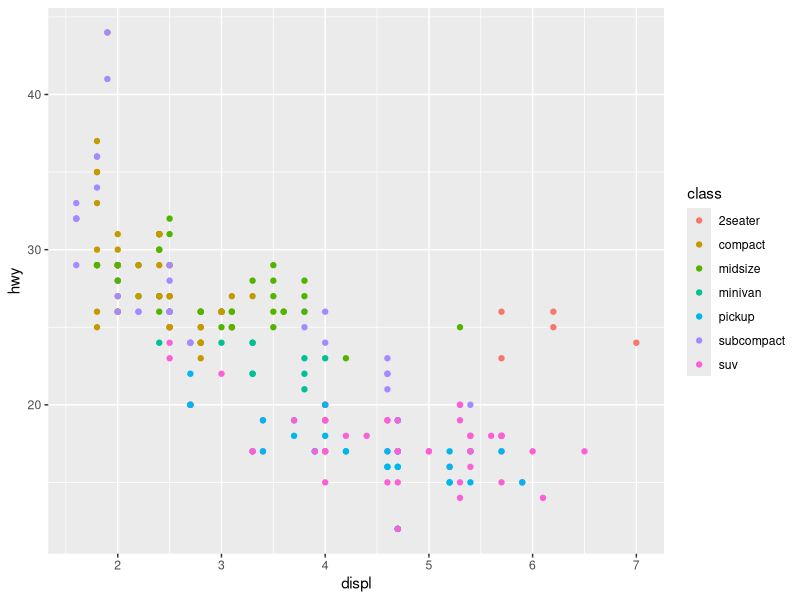
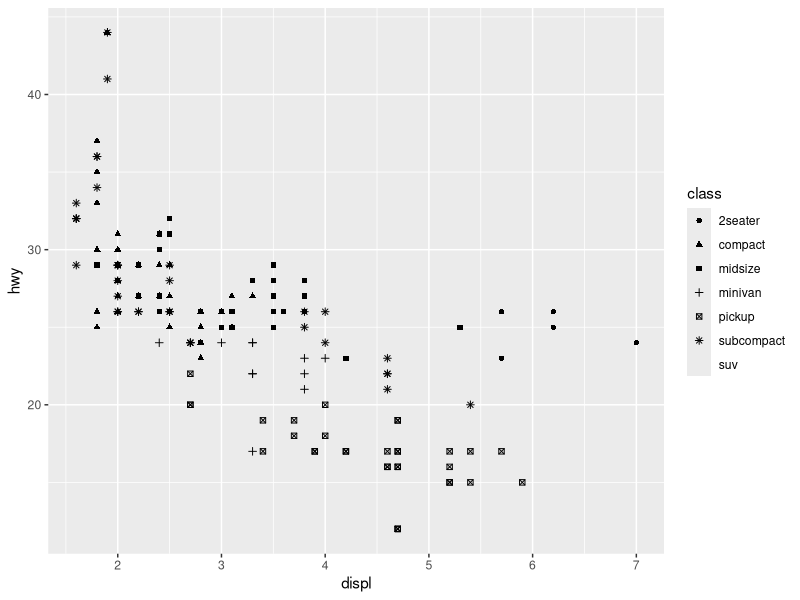
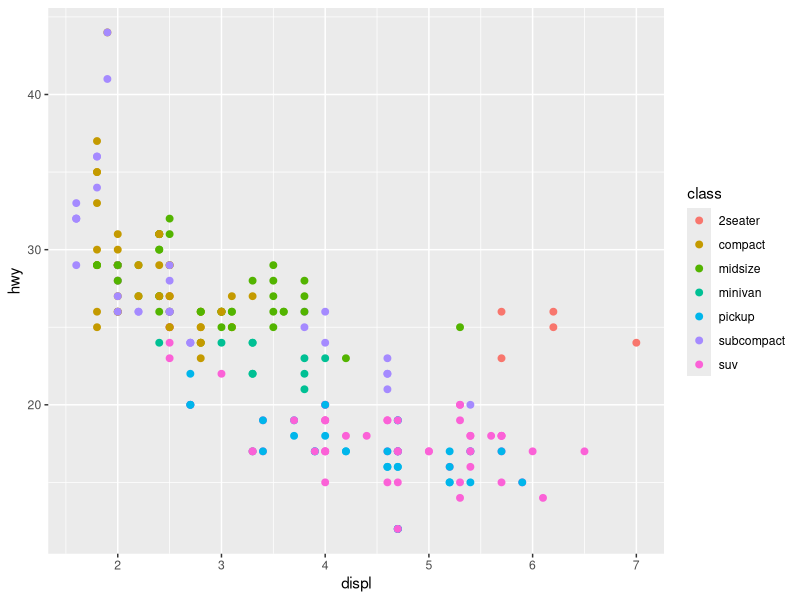
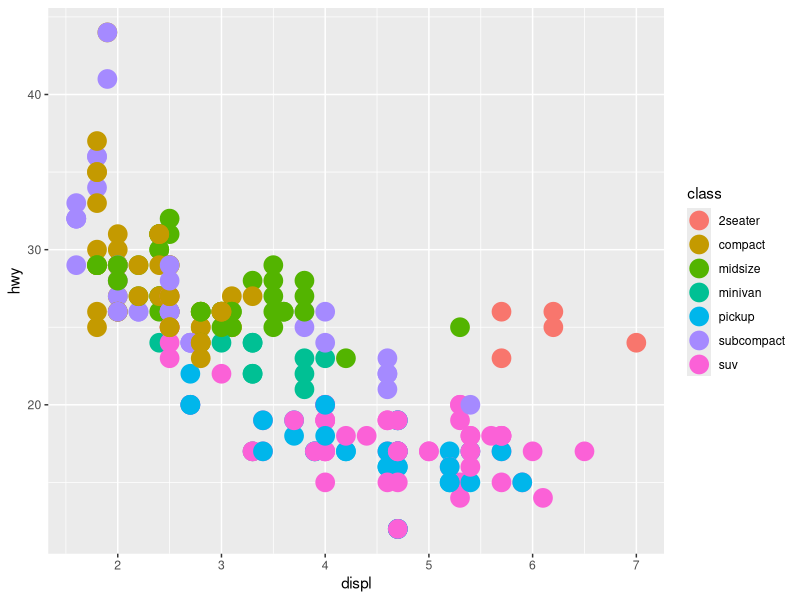
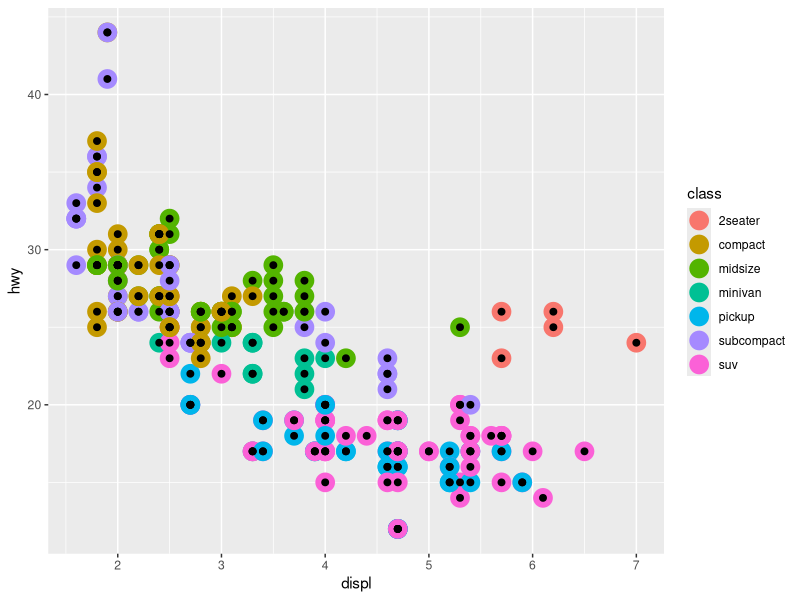
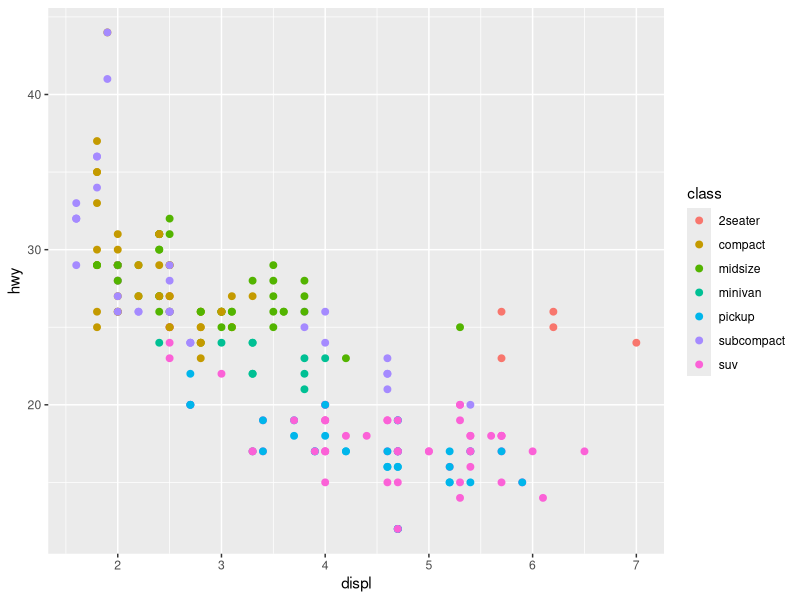
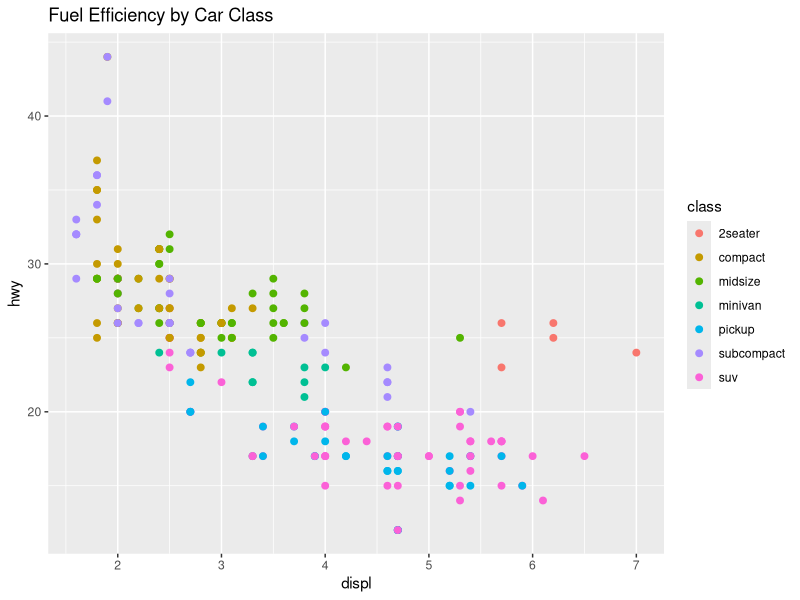
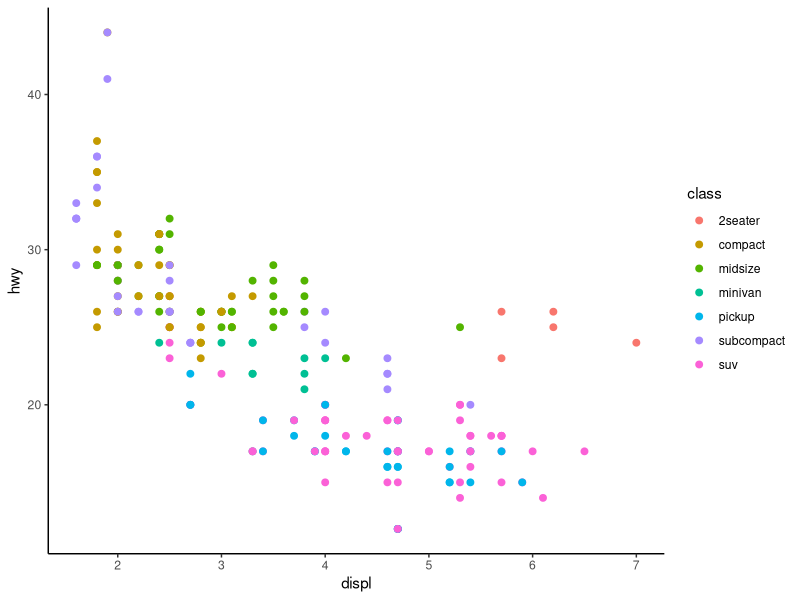

These charts were generated, in order, by the following R code:
## ---- chunk 1
knitr::opts_chunk$set(
  echo = TRUE,
  message = FALSE,
  warning = FALSE,
  tidy = FALSE,
  fig.width = 7,
  fig.asp = 0.618,
  dev = "png",       # Add this
  dpi = 96           # Add this
)
## ---- chunk 2


library(tidyverse)                # for ggplot2 and mpg
library(patchwork)                # for combining plots
library(scales)                   # for axis formatting

## ---- chunk 3
?mpg
names(mpg)
## ---- chunk 4
# Mapping class to color works well
ggplot(mpg, aes(x = displ, y = hwy, color = class)) +
  geom_point()
## ---- chunk 5
# Mapping class to shape produces warnings
ggplot(mpg, aes(x = displ, y = hwy, shape = class)) +
  geom_point()
## ---- chunk 6
# Create a saved plot
p1 <- ggplot(mpg, aes(x = displ, y = hwy, color = class)) + 
  geom_point(size = 2)

p1  # p1
## ---- chunk 7

p2 = p1 + geom_point(size = 6)

p2
## ---- chunk 8
p3 = p2+ geom_point(size = 2, color = "black") # "Wait... now I see BOTH layers! Small points on top of the original size!"

p3
## ---- chunk 9
p1 <- ggplot(mpg, aes(x = displ, y = hwy, color = class)) +
  geom_point(size = 2)

p1
## ---- chunk 10
# Change the labels
p1 + labs(title = "Fuel Efficiency by Car Class")

# Change the theme  
p1 + theme_classic()
## ---- chunk 11
# Save plots to variables
p1 <- ggplot(mpg, aes(x = displ, y = hwy, color = class)) +
  geom_point()

p2 <- ggplot(mpg, aes(x = displ, y = hwy, shape = class)) +
  geom_point()

# Combine side-by-side with +
p1 + p2
## ---- chunk 12
# Stack plots vertically
p1 / p2
## ---- chunk 13
# class mapped to size
ggplot(mpg, aes(x = displ, y = hwy, size = class)) +
  geom_point() 
## ---- chunk 14
# class mapped to alpha
ggplot(mpg, aes(x = displ, y = hwy, alpha = class)) +
  geom_point() 
## ---- chunk 15
ggplot(mpg, aes(x = displ, y = hwy)) + 
  geom_point(color = "blue") 
## ---- chunk 16
# color varies by class (class is a column in mpg)
ggplot(mpg, aes(x = displ, y = hwy, color = class)) +
  geom_point()
## ---- chunk 17
# all points are pink
ggplot(mpg, aes(x = displ, y = hwy)) +
  geom_point(color = "pink", size = 3)
## ---- chunk 18
# this works!
ggplot(mpg, aes(x = displ, y = hwy)) +
  geom_point(color = "blue")
## ---- chunk 19

# Your code here
## ---- chunk 20
# Your code here 
## ---- chunk 21

# Your code here
## ---- chunk 22

# Your code here
## ---- chunk 23
# Scatterplot
ggplot(mpg, aes(x = displ, y = hwy)) +  
  geom_point() 
## ---- chunk 24
# Smooth line
ggplot(mpg, aes(x = displ, y = hwy)) + 
  geom_smooth()
## ---- chunk 25
# Shape doesn't work with geom_smooth - no legend appears
ggplot(mpg, aes(x = displ, y = hwy, shape = drv)) + 
  geom_smooth()
## ---- chunk 26
# Linetype DOES work with geom_smooth
ggplot(mpg, aes(x = displ, y = hwy, linetype = drv)) + 
  geom_smooth()
## ---- chunk 27
ggplot(mpg, aes(x = displ, y = hwy, color = drv)) +
  geom_point() + 
  geom_smooth(aes(linetype = drv))
## ---- chunk 28
ggplot(mpg, aes(x = displ, y = hwy)) +
  geom_point() +
  geom_point(
   data  = mpg |> filter(class == '2seater'),
    color = "red",
    size = 3
  )
## ---- chunk 29
# Histogram shows distribution
ggplot(mpg, aes(x = hwy)) + 
  geom_histogram(binwidth = 2)
## ---- chunk 30
# Density plot shows smooth distribution
ggplot(mpg, aes(x = hwy)) + 
  geom_density()
## ---- chunk 31
# Boxplot shows summary statistics and outliers
ggplot(mpg, aes(x = hwy)) + 
  geom_boxplot()
## ---- chunk 32
# Compare these two plots
# Points overlap - hard to see how many there are
ggplot(mpg, aes(x = class, y = hwy)) +
  geom_point()

# Jittered points - easier to see individual observations
ggplot(mpg, aes(x = class, y = hwy)) +
  geom_jitter(width = 0.2)
## ---- chunk 33
 # Jittered points - easier to see individual observations
ggplot(mpg, aes(x = class, y = hwy)) +
  geom_boxplot(outlier.shape = NA) +  # Don't show outliers (we have jittered points)
  geom_jitter(aes(color = class), width = 0.2)


# Notice if you change the order of `geom_point` with `geom_jitter` the boxplot argument dominates (layers STACK)
ggplot(mpg, aes(x = class, y = hwy,color=class)) +
  geom_jitter(width = 0.2)+geom_boxplot(aes(color=class))


## ---- chunk 34
# Your code here 
## ---- chunk 35
ggplot(mpg, aes(x = displ, y = hwy)) +
  geom_smooth(aes(color = drv), show.legend = FALSE)
## ---- chunk 36
# Your code here 
## ---- chunk 37
ggplot(mpg, aes(x = displ, y = hwy)) +
  geom_point() +
  geom_smooth()

ggplot() +
  geom_point(data = mpg, mapping = aes(x = displ, y = hwy)) +
  geom_smooth(data = mpg, mapping = aes(x = displ, y = hwy))
## ---- chunk 38
# Instead of trying to use 7 different colors for class...
ggplot(mpg, aes(x = displ, y = hwy)) +
  geom_point() +
  facet_wrap(~ class, nrow = 2)
## ---- chunk 39
ggplot(mpg, aes(x = displ, y = hwy, color = drv)) +
geom_point() +
facet_grid(drv ~ cyl)

## ---- chunk 40

ggplot(mpg, aes(x = displ, y = hwy, color = drv)) +
geom_point() +
facet_grid(drv ~ cyl,scales="free_y")


## ---- chunk 41
ggplot(mpg, aes(x = drv, y = cyl)) + 
  geom_point()
## ---- chunk 42
# Your code here:
## ---- chunk 43
ggplot(mpg, aes(x = drv, y = cyl)) + 
  geom_point()
## ---- chunk 44
# Your code here:
## ---- chunk 45
ggplot(mpg, aes(x = displ, y = hwy, color = cyl)) +
  geom_point() +
  facet_grid(. ~ cyl)
## ---- chunk 46
ggplot(mpg, aes(x = displ, y = hwy)) +
  geom_point() +
  facet_wrap(~ class)
## ---- chunk 47
# Fill colors the inside of the bars
ggplot(mpg, aes(x = drv, fill = drv)) + 
  geom_bar()
## ---- chunk 48
# Stacked bars (default)
ggplot(mpg, aes(x = drv, fill = class)) + 
  geom_bar()
## ---- chunk 49
# All bars go to 100%
ggplot(mpg, aes(x = drv, fill = class)) +
  geom_bar(position = "fill")
## ---- chunk 50
# Side-by-side bars
ggplot(mpg, aes(x = drv, fill = class)) +
  geom_bar(position = "dodge")
## ---- chunk 51
# Your code here
## ---- chunk 52
# Your code here
